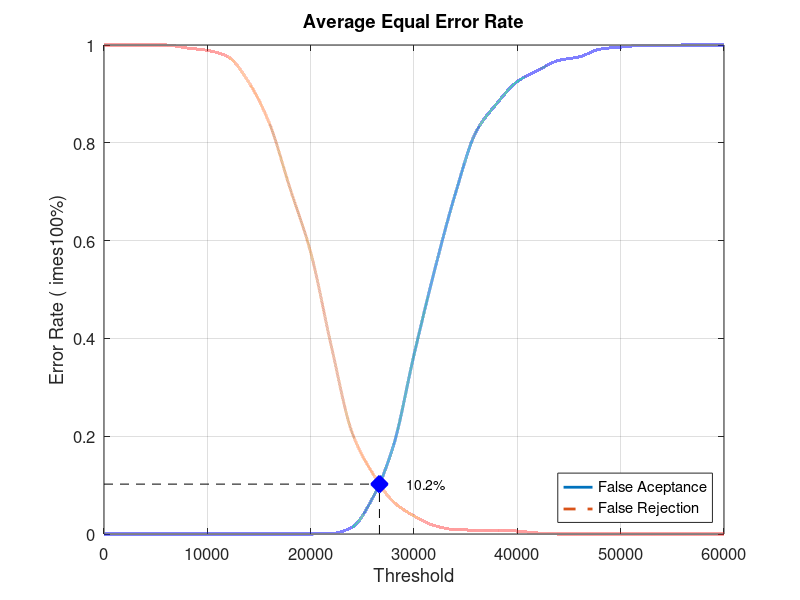
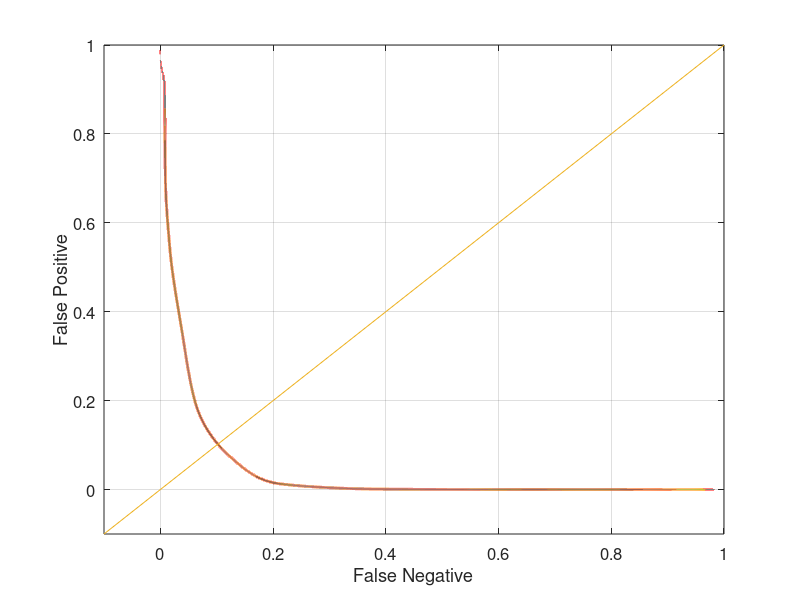

The MATLAB source for these figures, in order:
close all;
clear;
clc;
x = 0:2000:60000;
xq = 0:0.5:60000;

y0 = [0 0 0 0 0 0 0 0 0 0 0 0.00105263 0.0136842 0.0736842 0.18 0.366316 0.54 0.695789 0.822105 0.88 0.925263 0.948421 0.968421 0.975789 0.991579 0.99579 0.998947 0.998947 1 1 1]
yy0 = interp1(x, y0, xq, 'pchip');
y1 = [1 1 1 1 0.994 0.989 0.976 0.924 0.84 0.707 0.576 0.384 0.208 0.124 0.066 0.037 0.017 0.009 0.008 0.008 0.006 0.002 0 0 0 0 0 0 0 0 0]
yy1 = interp1(x, y1, xq, 'pchip');

% Calculating EER: 
y2 = abs(y0 - y1);
find(y2 == min(y2))
yy2 = abs(yy0 - yy1);
xEER = find(yy2 == min(yy2));
xEERIndex = xq(xEER) % X-axis EER
yEER = yy0(xEER) % Y-axis EER

main = figure
plot(xq, yy0,'-','LineWidth', 2);	hold on
plot(xq, yy1,'--','LineWidth', 2);	hold on
plot([xEERIndex xEERIndex], [0 yEER], 'k--');	hold on
plot([0 xEERIndex], [yEER yEER], 'k--');	hold on
plot(xEERIndex, yEER, 'bx', 'LineWidth', 10);	hold on
text(xEERIndex + 10 * xEERIndex / 100, yEER, [num2str(round((10000 * yEER)) / 100) '%'])
legend('False Aceptance', 'False Rejection', 'Location', 'SouthEast')
xlabel('Threshold')
ylabel('Error Rate (	imes100%)')
title('Average Equal Error Rate')
set(gca, 'FontSize', 12)
axis([0 60000 0 1])
grid on

print(main, 'Database3AverageMain', '-dpng');
FNRxFPR = figure('Color', [1 1 1]);
plot(yy1, yy0, '-', yy1, yy0, 'LineWidth', 2);
hold on
y = -0.1:0.1:1
plot(y, y); 
set(gca, 'FontSize', 12)
xlabel('False Negative')
ylabel('False Positive')
axis([-0.1 1 -0.1 1])
set(gca, 'FontSize', 12)
grid on

print(FNRxFPR, 'Database3AverageFNRxFPR','-dpng');
